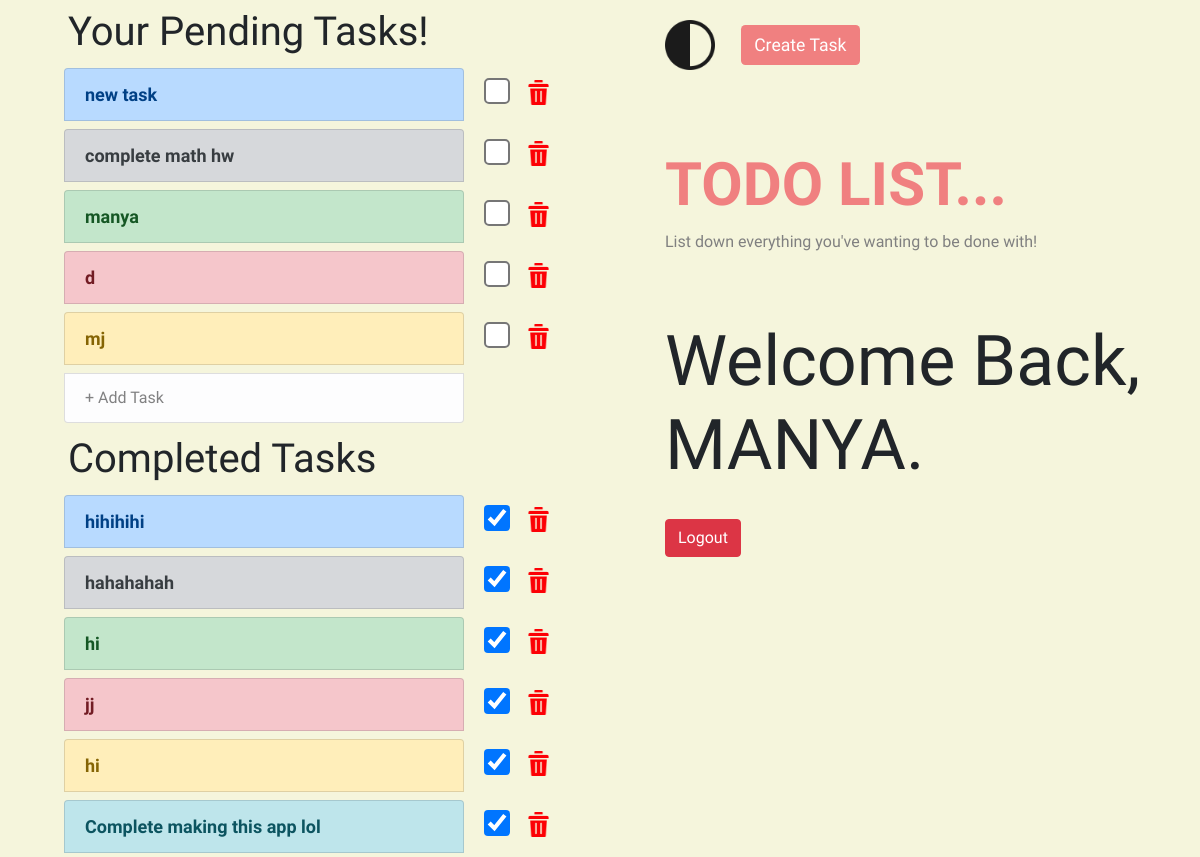
Page /tasks/ (signed in) on the earlier database version.
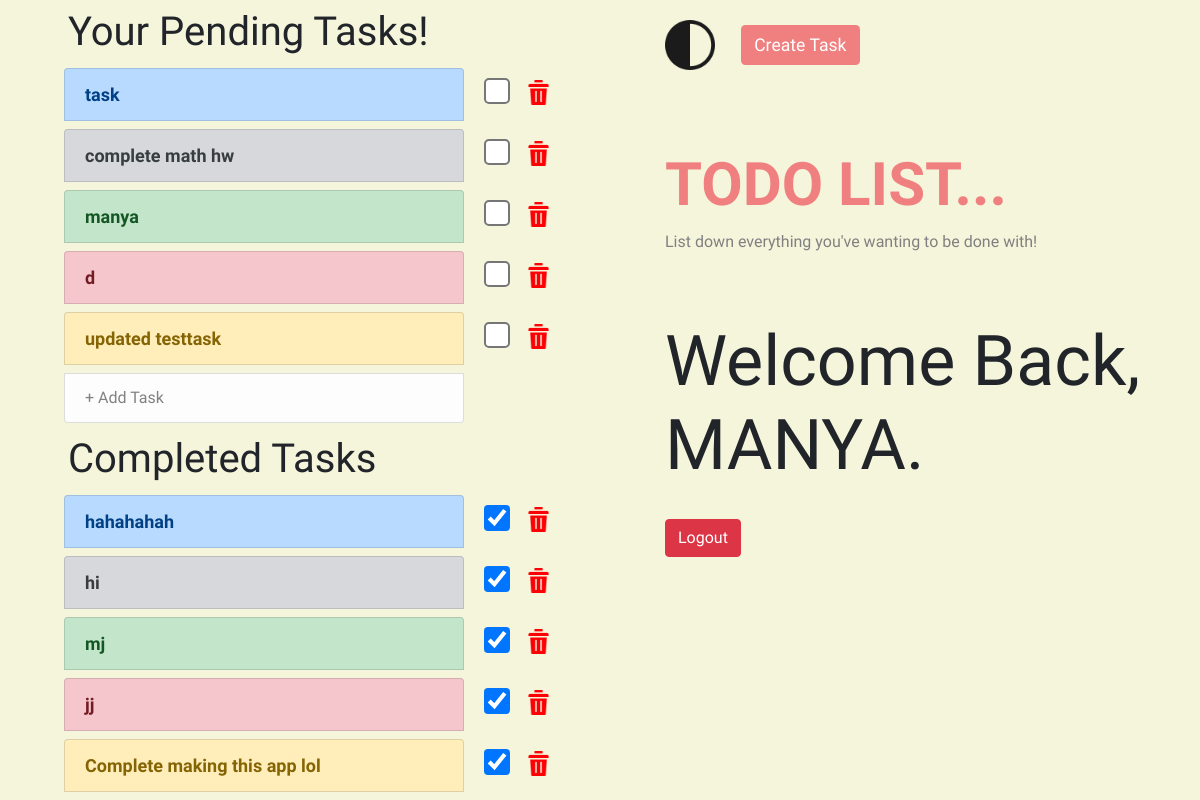
Same page on the later database version.
### todo/models.py (models this page shows, shortened)
class Task(models.Model):
    heading=models.CharField(max_length=200)
    description=models.TextField(null=True,blank=True)
    completed=models.BooleanField(default=False)
    due=models.DateTimeField(null=True,blank=True)
    created=models.DateTimeField(auto_now_add=True)
    modified=models.DateTimeField(auto_now=True)
    category=models.ForeignKey('Category',on_delete=models.SET_NULL,null=True,blank=True,default=1)
    user = models.ForeignKey(User, on_delete=models.CASCADE)

### todo/views.py (the view)
# urls.py: path('tasks/', views.view_all_tasks, name='task_list'),
@login_required(login_url='login')
def view_all_tasks(request):
    tasks=Task.objects.filter(user=request.user,completed=False)
    completed_tasks=Task.objects.filter(user=request.user,completed=True)
    context={
        'tasks':tasks,
        'completed_tasks':completed_tasks,
        'firstname':request.user.first_name,
        'lastname':request.user.last_name,
        }
    return render(request,'home.html',context)

### templates/home.html (shortened to what this page needs)
<!DOCTYPE html>
<html lang="en">
  <head>
    {% load static %}
    <link rel="stylesheet" href="https://cdn.jsdelivr.net/npm/bootstrap@4.4.1/dist/css/bootstrap.min.css">
  </head>
  <body class="container d-flex" style="background: beige;">
    <div class="col-6">
        <h1 class="m-2">Your Pending Tasks!</h1>
        <div class="list-group" id="incomplete-tasks">
                {% for task in tasks %}
                        <div class=" d-flex align-items-center">
                            <a href="{% url 'task_detail' task.pk %}" style="font-weight:600; font-size:18px" class="list-group-item list-group-item-action list-group-item-{% cycle 'primary' 'secondary' 'success' 'danger' 'warning' 'info' 'dark' %} m-1 col-6">{{ task.heading }}</a>
                            <form method="post" action="{% url 'update_task_status' task.pk %}">
                                <input type="checkbox" style="zoom:2;" class="ml-2" onchange="this.form.submit()" {% if task.completed %}checked{% endif %}>
                            </form>
                            <img src="{% static 'delete.png' %}" style="width:25px;height:25px;cursor:pointer;" class="ml-3 mb-1" data-toggle="modal" data-target="#deleteModal" onclick="setTaskId({{ task.id }})">
                        </div>
                        {% empty %}
                        Woohoo! You're all caught up!
                        {% endfor %}
            <a href="{% url 'task_create'  %}" class="list-group-item list-group-item-action list-group-item-light m-1 col-6">+ Add Task</a>
        </div>
        <h1 class="m-2">Completed Tasks</h1>
        <div class="list-group" id="completed-tasks">
                {% for task in completed_tasks %}
                <div class=" d-flex align-items-center">
                        <a href="{% url 'task_detail' task.pk %}" style="font-weight:600; font-size:18px" class="list-group-item list-group-item-action list-group-item-{% cycle 'primary' 'secondary' 'success' 'danger' 'warning' 'info' 'dark' %} m-1 col-6">{{ task.heading }}</a>
                        <form method="post" action="{% url 'update_task_status' task.pk %}">
                            <input type="checkbox" style="zoom:2;" class="ml-2" onchange="this.form.submit()" {% if task.completed %}checked{% endif %}>
                        </form>
                        <img src="{% static 'delete.png' %}" style="width:25px;height:25px;cursor:pointer;" class="ml-3 mb-1" data-toggle="modal" data-target="#deleteModal" onclick="setTaskId({{ task.id }})">
                </div>
                {% empty %}
                    Don't be lazy..Get to work!!
                {% endfor %}
        </div>
    </div>
    <div class="col-6 d-flex flex-column align-items-start" style="margin-top:20px;margin-left:50px; ">
       <div>
            <img id="darkModeToggle" style="width:50px;height:50px;cursor:pointer" src="{% static 'dark.png' %}">
            <a href="{% url 'task_create' %}" class="btn btn-success my-1" style="zoom:1.1;margin-left:20px;background-color:lightcoral;border:none;">Create Task</a>
        </div>
        <strong style="font-size:60px; color:lightcoral;margin-top:70px;">TODO LIST...</strong>
        <div style="color:grey">List down everything you've wanting to be done with!</div>
        <h1 style="font-size: 70px;margin-top:65px;margin-bottom:0; font-family: "Signika Negative", sans-serif;">Welcome Back,</h1>
        <h1 style="font-size: 70px; font-family: "Signika Negative", sans-serif;">{{firstname|upper}}.</h1>
        <form class="mt-4" method="post" action="{% url 'logout' %}">
            <button type="submit" class="btn btn-danger">Logout</button>
        </form>
    </div>
  </body>
</html>

Differences in the rows shown:
removed Task: heading "hihihihi", completed "☑", shown under "Completed Tasks"
removed Task: heading "hi", completed "☑", shown under "Completed Tasks"
changed Task: heading "new task" → "task"
added Task: heading "updated testtask", shown under "Your Pending Tasks!"
changed Task "mj": moves from the list under "Your Pending Tasks!" to the list under "Completed Tasks"
